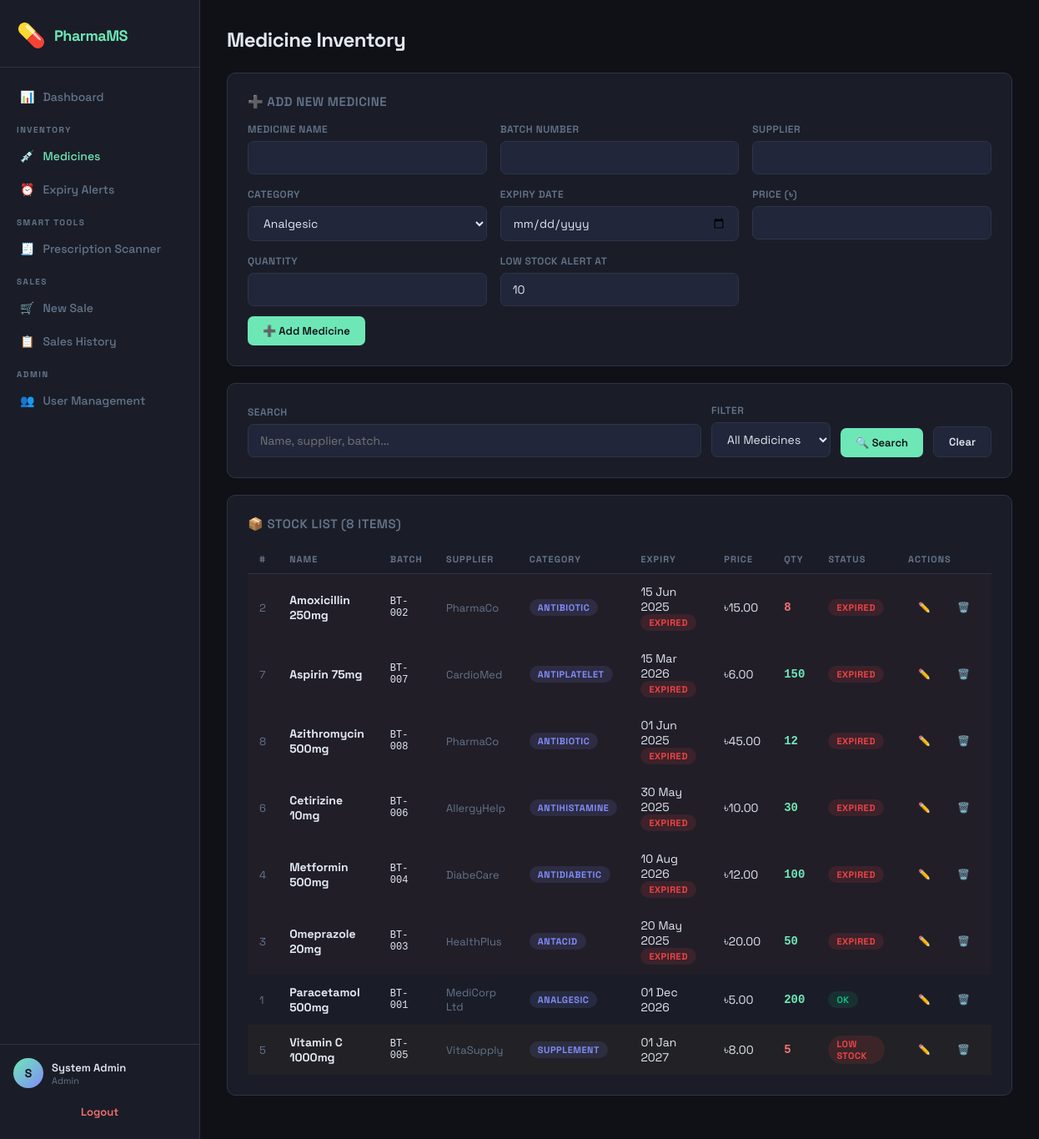
The page /medicines.php (signed in) on the database its author committed.
### tables this page shows
CREATE TABLE IF NOT EXISTS medicines (
    id INT AUTO_INCREMENT PRIMARY KEY,
    name VARCHAR(150) NOT NULL,
    batch_number VARCHAR(50),
    supplier VARCHAR(100),
    category VARCHAR(50),
    expiry_date DATE NOT NULL,
    price DECIMAL(10,2) NOT NULL,
    quantity INT NOT NULL DEFAULT 0,
    low_stock_threshold INT DEFAULT 10,
    created_at TIMESTAMP DEFAULT CURRENT_TIMESTAMP,
    updated_at TIMESTAMP DEFAULT CURRENT_TIMESTAMP ON UPDATE CURRENT_TIMESTAMP
);

### config.php (called while the page is built, shortened)
<?php
$conn = mysqli_connect(DB_HOST, DB_USER, DB_PASS, DB_NAME);
mysqli_set_charset($conn, "utf8");
function clean($data) {
    global $conn;
    return mysqli_real_escape_string($conn, htmlspecialchars(trim($data)));
}
?>

### medicines.php (the view, shortened to what this page needs)
<?php
require_once '../includes/config.php';
$editMed = null;
$search = clean($_GET['search'] ?? '');
$filter = clean($_GET['filter'] ?? 'all');
$where  = "1=1";
$medicines = mysqli_query($conn, "SELECT * FROM medicines WHERE $where ORDER BY name");
include '../includes/header.php';
?>
<?php if ($_SESSION['role'] !== 'manager'): ?>
<div class="card">
  <div class="card-title"><?= $editMed ? '✏️ Edit Medicine' : '➕ Add New Medicine' ?></div>
  <form method="POST">
    <div class="form-grid">
      <div class="form-group">
        <label>Medicine Name</label>
        <input type="text" name="name" required value="<?= htmlspecialchars($editMed['name'] ?? '') ?>">
      </div>
      <div class="form-group">
        <label>Batch Number</label>
        <input type="text" name="batch_number" value="<?= htmlspecialchars($editMed['batch_number'] ?? '') ?>">
      </div>
      <div class="form-group">
        <label>Supplier</label>
        <input type="text" name="supplier" value="<?= htmlspecialchars($editMed['supplier'] ?? '') ?>">
      </div>
      <div class="form-group">
        <label>Category</label>
        <select name="category">
          <?php foreach (['Analgesic','Antibiotic','Antacid','Antidiabetic','Antihistamine','Antiplatelet','Supplement','Cardiovascular','Other'] as $cat): ?>
          <option <?= ($editMed['category']??'')===$cat?'selected':'' ?>><?= $cat ?></option>
          <?php endforeach; ?>
        </select>
      </div>
      <div class="form-group">
        <label>Expiry Date</label>
        <input type="date" name="expiry_date" required value="<?= $editMed['expiry_date'] ?? '' ?>">
      </div>
      <div class="form-group">
        <label>Price (৳)</label>
        <input type="number" name="price" step="0.01" min="0" required value="<?= $editMed['price'] ?? '' ?>">
      </div>
      <div class="form-group">
        <label>Quantity</label>
        <input type="number" name="quantity" min="0" required value="<?= $editMed['quantity'] ?? '' ?>">
      </div>
      <div class="form-group">
        <label>Low Stock Alert At</label>
        <input type="number" name="low_stock_threshold" min="1" value="<?= $editMed['low_stock_threshold'] ?? 10 ?>">
      </div>
    </div>
    <div class="flex gap-2 mt-3">
      <button type="submit" class="btn btn-primary"><?= $editMed ? '💾 Update' : '➕ Add Medicine' ?></button>
    </div>
  </form>
</div>
<?php endif; ?>
<div class="card">
  <form method="GET" style="display:flex;gap:12px;flex-wrap:wrap;align-items:flex-end;">
    <div class="form-group" style="flex:1;min-width:200px;">
      <label>Search</label>
      <input type="text" name="search" placeholder="Name, supplier, batch..." value="<?= htmlspecialchars($search) ?>">
    </div>
    <div class="form-group">
      <label>Filter</label>
      <select name="filter">
        <option value="all"    <?= $filter==='all'?'selected':'' ?>>All Medicines</option>
      </select>
    </div>
    <button type="submit" class="btn btn-primary">🔍 Search</button>
    <a href="medicines.php" class="btn btn-secondary">Clear</a>
  </form>
</div>
<div class="card">
  <div class="card-title">📦 Stock List (<?= mysqli_num_rows($medicines) ?> items)</div>
  <div class="table-wrap">
    <table>
      <thead>
        <tr><th>#</th><th>Name</th><th>Batch</th><th>Supplier</th><th>Category</th><th>Expiry</th><th>Price</th><th>Qty</th><th>Status</th><?php if ($_SESSION['role']!=='manager'): ?><th>Actions</th><?php endif; ?></tr>
      </thead>
      <tbody>
      <?php while ($m = mysqli_fetch_assoc($medicines)):
        $isLow     = $m['quantity'] <= $m['low_stock_threshold'];
        $expDate   = strtotime($m['expiry_date']);
        $daysLeft  = round(($expDate - time()) / 86400);
        $isExpired = $daysLeft < 0;
        $isExpiring= $daysLeft >= 0 && $daysLeft <= 30;
        $rowClass  = $isExpired ? 'row-danger' : ($isLow || $isExpiring ? 'row-warning' : '');
      ?>
      <tr class="<?= $rowClass ?>">
        <td class="text-muted"><?= $m['id'] ?></td>
        <td><strong><?= htmlspecialchars($m['name']) ?></strong></td>
        <td style="font-family:monospace;font-size:12px;"><?= $m['batch_number'] ?></td>
        <td class="text-muted"><?= htmlspecialchars($m['supplier']) ?></td>
        <td><span class="badge badge-info"><?= $m['category'] ?></span></td>
        <td>
          <?= date('d M Y', $expDate) ?>
          <?php if ($isExpired): ?>
            <span class="badge badge-danger">Expired</span>
          <?php elseif ($isExpiring): ?>
            <span class="badge badge-warning"><?= $daysLeft ?>d left</span>
          <?php endif; ?>
        </td>
        <td>৳<?= number_format($m['price'], 2) ?></td>
        <td style="font-weight:700;font-family:monospace;color:<?= $isLow?'var(--danger)':'var(--accent)' ?>"><?= $m['quantity'] ?></td>
        <td>
          <?php if ($isExpired): ?>
            <span class="badge badge-danger">Expired</span>
          <?php elseif ($isLow): ?>
            <span class="badge badge-danger">Low Stock</span>
          <?php else: ?>
            <span class="badge badge-success">OK</span>
          <?php endif; ?>
        </td>
        <?php if ($_SESSION['role'] !== 'manager'): ?>
        <td>
          <div class="flex gap-2">
            <a href="medicines.php?edit=<?= $m['id'] ?>" class="btn btn-sm btn-warning">✏️</a>
            <?php if ($_SESSION['role']==='admin'): ?>
            <a href="medicines.php?delete=<?= $m['id'] ?>" class="btn btn-sm btn-danger" onclick="return confirm('Delete this medicine?')">🗑️</a>
            <?php endif; ?>
          </div>
        </td>
        <?php endif; ?>
      </tr>
      <?php endwhile; ?>
      </tbody>
    </table>
  </div>
</div>
<?php include '../includes/footer.php'; ?>

### style.css (style rules this page uses)
:root { --bg: #0f1117; --surface: #1a1d27; --surface2: #22263a; --border: #2e3347; --accent: #6ee7b7; --accent2: #818cf8; --danger: #f87171; --warning: #fbbf24; --text: #e2e8f0; --text-muted: #64748b; --sidebar-w: 240px; --radius: 10px; }
* { margin: 0; padding: 0; box-sizing: border-box; }
body { font-family: 'Space Grotesk', sans-serif; background: var(--bg); color: var(--text); min-height: 100vh; }
.card { background: var(--surface); border: 1px solid var(--border); border-radius: var(--radius); padding: 24px; margin-bottom: 20px; }
.card-title { font-size: 15px; font-weight: 600; margin-bottom: 16px; color: var(--text-muted); text-transform: uppercase; letter-spacing: 0.5px; }
.table-wrap { overflow-x: auto; }
table { width: 100%; border-collapse: collapse; font-size: 14px; }
thead th { padding: 10px 14px; text-align: left; font-size: 11px; font-weight: 700; letter-spacing: 1px; text-transform: uppercase; color: var(--text-muted); border-bottom: 1px solid var(--border); }
tbody tr { border-bottom: 1px solid var(--border)80; transition: background 0.1s; }
tbody td { padding: 12px 14px; vertical-align: middle; }
tbody tr:last-child { border-bottom: none; }
.badge { display: inline-block; padding: 3px 10px; border-radius: 999px; font-size: 11px; font-weight: 700; text-transform: uppercase; letter-spacing: 0.5px; }
.badge-success { background: #10b98120; color: #10b981; }
.badge-danger { background: #ef444420; color: #ef4444; }
.badge-info { background: #818cf820; color: #818cf8; }
.btn { display: inline-flex; align-items: center; gap: 6px; padding: 9px 18px; border-radius: 7px; font-family: inherit; font-size: 13px; font-weight: 600; cursor: pointer; border: none; text-decoration: none; transition: all 0.15s; }
.btn-primary { background: var(--accent); color: #0f1117; }
.btn-secondary { background: var(--surface2); color: var(--text); border: 1px solid var(--border); }
.btn-danger { background: var(--danger)20; color: var(--danger); border: 1px solid var(--danger)30; }
.btn-sm { padding: 5px 12px; font-size: 12px; }
.btn-warning { background: var(--warning)20; color: var(--warning); border: 1px solid var(--warning)30; }
.form-grid { display: grid; grid-template-columns: repeat(auto-fit, minmax(220px, 1fr)); gap: 16px; }
.form-group { display: flex; flex-direction: column; gap: 6px; }
label { font-size: 12px; font-weight: 600; color: var(--text-muted); text-transform: uppercase; letter-spacing: 0.5px; }
input, select, textarea { background: var(--surface2); border: 1px solid var(--border); border-radius: 7px; padding: 10px 14px; color: var(--text); font-family: inherit; font-size: 14px; transition: border 0.15s; width: 100%; }
select option { background: var(--surface2); }
.row-danger td { background: #ef444408; }
.row-warning td { background: #f59e0b08; }
.flex { display: flex; }
.gap-2 { gap: 8px; }
.text-muted { color: var(--text-muted); font-size: 13px; }
.mt-3 { margin-top: 12px; }

### rows shown on the page
medicines: id "2", name "Amoxicillin 250mg", batch_number "BT-002", supplier "PharmaCo", category "ANTIBIOTIC", expiry_date "15 Jun 2025", shows "EXPIRED", price "15.00", quantity "8"
medicines: id "7", name "Aspirin 75mg", batch_number "BT-007", supplier "CardioMed", category "ANTIPLATELET", expiry_date "15 Mar 2026", shows "EXPIRED", price "6.00", quantity "150"
medicines: id "8", name "Azithromycin 500mg", batch_number "BT-008", supplier "PharmaCo", category "ANTIBIOTIC", expiry_date "01 Jun 2025", shows "EXPIRED", price "45.00", quantity "12"
medicines: id "6", name "Cetirizine 10mg", batch_number "BT-006", supplier "AllergyHelp", category "ANTIHISTAMINE", expiry_date "30 May 2025", shows "EXPIRED", price "10.00", quantity "30"
medicines: id "4", name "Metformin 500mg", batch_number "BT-004", supplier "DiabeCare", category "ANTIDIABETIC", expiry_date "10 Aug 2026", shows "EXPIRED", price "12.00", quantity "100"
medicines: id "3", name "Omeprazole 20mg", batch_number "BT-003", supplier "HealthPlus", category "ANTACID", expiry_date "20 May 2025", shows "EXPIRED", price "20.00", quantity "50"
medicines: id "1", name "Paracetamol 500mg", batch_number "BT-001", supplier "MediCorp Ltd", category "ANALGESIC", expiry_date "01 Dec 2026", price "5.00", quantity "200", low_stock_threshold "OK"
medicines: id "5", name "Vitamin C 1000mg", batch_number "BT-005", supplier "VitaSupply", category "SUPPLEMENT", expiry_date "01 Jan 2027", price "8.00", quantity "5", low_stock_threshold "LOW STOCK"

### other values the page prints
substr($name,0,1) "S"
$name "System Admin"
$role "Admin"
$pageTitle "Medicine Inventory"
mysqli_num_rows($medicines) "8"
form field category "Analgesic"
